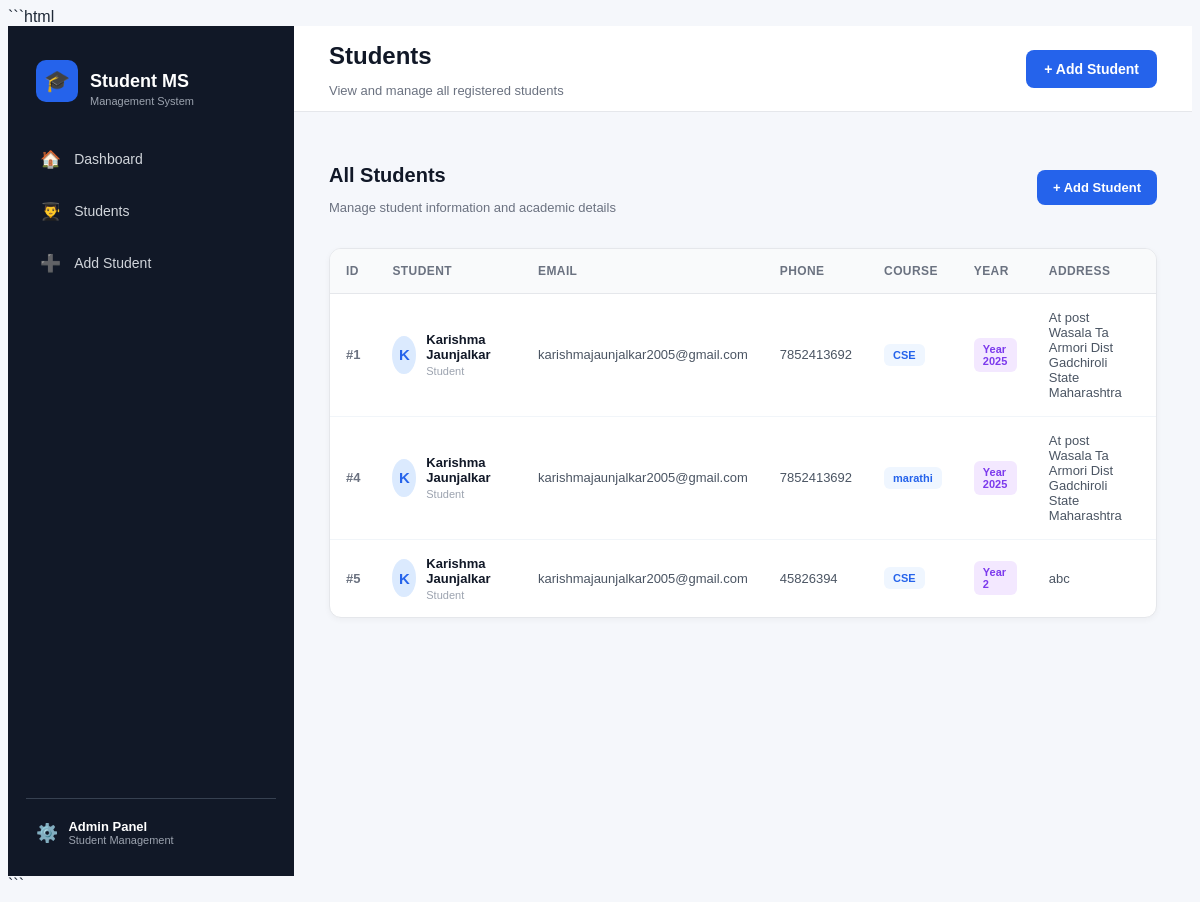
/students, run on the app's committed database.
### tables this page shows
CREATE TABLE students (
            id INTEGER PRIMARY KEY AUTOINCREMENT,
            name TEXT NOT NULL,
            email TEXT NOT NULL,
            phone TEXT,
            course TEXT,
            year INTEGER,
            address TEXT
        );

### app.py (the view)
@app.route("/students")
def students():
    student_list = get_students()
    return render_template(
        "students.html",
        students=student_list
    )

### database.py (called while the page is built)
def get_students():
    connection = sqlite3.connect("students.db")
    cursor = connection.cursor()
    cursor.execute("SELECT * FROM students")
    students = cursor.fetchall()
    connection.close()
    return students

### templates/students.html (shortened to what this page needs)
{% extends "base.html" %}
{% block page_title %}
Students
{% endblock %}
{% block page_subtitle %}
View and manage all registered students
{% endblock %}
{% block content %}
<div class="students-header">
    <div>
        <h2>All Students</h2>
        <p>Manage student information and academic details</p>
    </div>
    <a href="/add-student" class="add-student-button">
        + Add Student
    </a>
</div>
<div class="students-card">
    {% if students %}
    <div class="table-container">
        <table class="students-table">
            <thead>
                <tr>
                    <th>ID</th>
                    <th>Student</th>
                    <th>Email</th>
                    <th>Phone</th>
                    <th>Course</th>
                    <th>Year</th>
                    <th>Address</th>
                    <th>Actions</th>
                </tr>
            </thead>
            <tbody>
                {% for student in students %}
                <tr>
                    <td>
                        <span class="student-id">
                            #{{ student[0] }}
                        </span>
                    </td>
                    <td>
                        <div class="student-info">
                            <div class="student-avatar">
                                {{ student[1][0]|upper }}
                            </div>
                            <div>
                                <strong>{{ student[1] }}</strong>
                                <small>Student</small>
                            </div>
                        </div>
                    </td>
                    <td>
                        {{ student[2] }}
                    </td>
                    <td>
                        {{ student[3] }}
                    </td>
                    <td>
                        <span class="course-badge">
                            {{ student[4] }}
                        </span>
                    </td>
                    <td>
                        <span class="year-badge">
                            Year {{ student[5] }}
                        </span>
                    </td>
                    <td>
                        {{ student[6] }}
                    </td>
                    <td>
                    </td>
                </tr>
                {% endfor %}
            </tbody>
        </table>
    </div>
    {% endif %}
</div>
{% endblock %}

### static/style.css (style rules this page uses)
body { font-family: Arial, sans-serif; background-color: #f5f7fb; color: #1f2937; }
.students-header { display: flex; justify-content: space-between; align-items: center; margin-bottom: 20px; }
.students-header h2 { font-size: 20px; color: #111827; margin-bottom: 5px; }
.students-header p { color: #6b7280; font-size: 13px; }
.add-student-button { display: inline-block; background-color: #2563eb; color: white; text-decoration: none; padding: 10px 16px; border-radius: 8px; font-size: 13px; font-weight: bold; transition: 0.2s; }
.students-card { background-color: white; border: 1px solid #e5e7eb; border-radius: 12px; overflow: hidden; box-shadow: 0 2px 6px rgba(0, 0, 0, 0.04); }
.table-container { width: 100%; overflow-x: auto; }
.students-table { width: 100%; border-collapse: collapse; min-width: 950px; }
.students-table thead { background-color: #f9fafb; }
.students-table th { padding: 15px 16px; text-align: left; font-size: 12px; color: #6b7280; font-weight: 600; text-transform: uppercase; letter-spacing: 0.4px; border-bottom: 1px solid #e5e7eb; }
.students-table td { padding: 16px; border-bottom: 1px solid #f1f5f9; font-size: 13px; color: #4b5563; vertical-align: middle; }
.students-table tbody tr { transition: 0.2s; }
.students-table tbody tr:last-child td { border-bottom: none; }
.student-id { color: #6b7280; font-weight: 600; }
.student-info { display: flex; align-items: center; gap: 10px; }
.student-avatar { width: 38px; height: 38px; background-color: #dbeafe; color: #2563eb; border-radius: 50%; display: flex; align-items: center; justify-content: center; font-weight: bold; font-size: 15px; }
.student-info strong { display: block; color: #111827; font-size: 13px; margin-bottom: 3px; }
.student-info small { color: #9ca3af; font-size: 11px; }
.course-badge { display: inline-block; background-color: #eff6ff; color: #2563eb; padding: 5px 9px; border-radius: 6px; font-size: 11px; font-weight: 600; }
.year-badge { display: inline-block; background-color: #f3e8ff; color: #7c3aed; padding: 5px 9px; border-radius: 6px; font-size: 11px; font-weight: 600; }

### data on the page
students: id "1", name "K", name "Karishma Jaunjalkar", email "karishmajaunjalkar2005@gmail.com", phone "7852413692", course "CSE", year "2025", address "At post Wasala Ta Armori Dist Gadchiroli State Maharashtra"
students: id "4", name "K", name "Karishma Jaunjalkar", email "karishmajaunjalkar2005@gmail.com", phone "7852413692", course "marathi", year "2025", address "At post Wasala Ta Armori Dist Gadchiroli State Maharashtra"
students: id "5", name "K", name "Karishma Jaunjalkar", email "karishmajaunjalkar2005@gmail.com", phone "45826394", course "CSE", year "2", address "abc"
